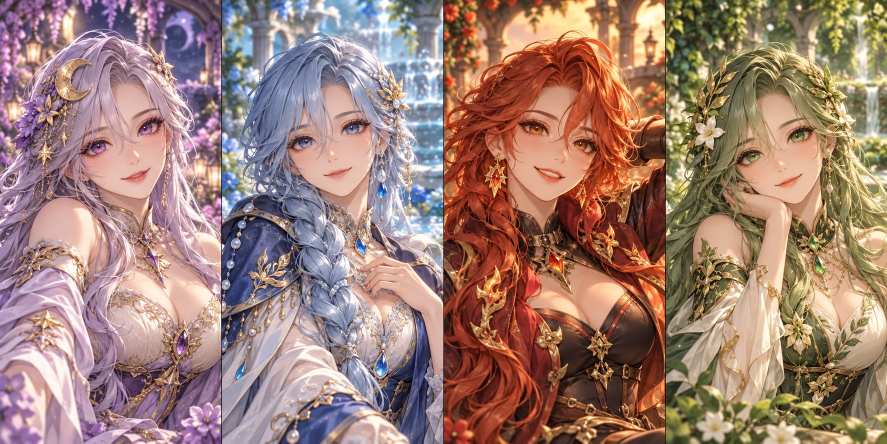
#> input picture assets/companions-v2.jpg, 1774 x 887 px, given in place of companions-v5-preview.png, which was not available (shown at 1/2 size)
$ python package-approved-partners.py
#> lines starting #> are read from the running program, lines starting #| are printed output that depends on the picture
"""Extract approved panels without repainting or changing their composition."""
from pathlib import Path
from PIL import Image

root=Path(__file__).resolve().parents[1]
assets=root/'assets'
approved=Image.open(assets/'companions-v5-preview.png').convert('RGB')
#> approved is the input picture: PIL image 1774x887 RGB; mean R, G, B 158.6, 127.2, 116.7
w,h=approved.size
#> w = 1774; h = 887
# Omit the narrow white sheet dividers; retain the complete four portraits.
boxes=[(0,0,w//2-3,h//2-3),(w//2+3,0,w,h//2-3),
       (0,h//2+3,w//2-3,h),(w//2+3,h//2+3,w,h)]
for i,box in enumerate(boxes):
    approved.crop(box).save(assets/f'partner-approved-{i}.jpg',quality=90,subsampling=2,optimize=True)
#> this loop made 4 passes
#> pass 1, `approved.crop(box).save(assets/f'partner-approved-{i}.jpg',quality=90,..`:
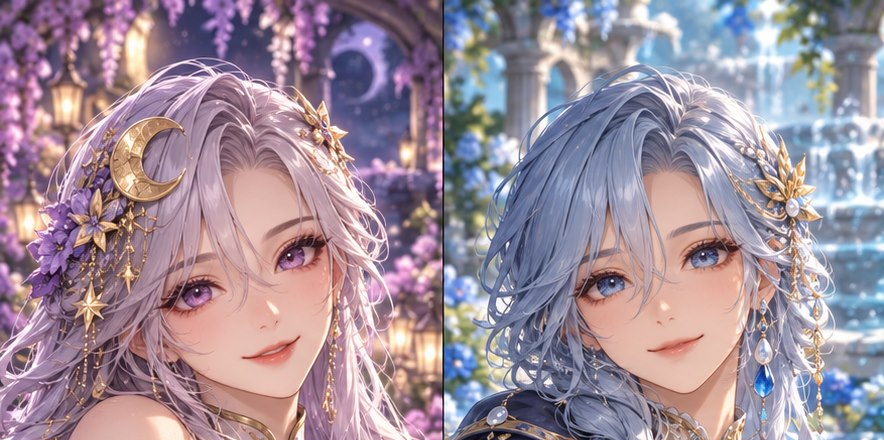
#> saved as partner-approved-0.jpg: PIL image 884x440 RGB; mean R, G, B 158.8, 141.5, 154.5
#> pass 2, `approved.crop(box).save(assets/f'partner-approved-{i}.jpg',quality=90,..`:
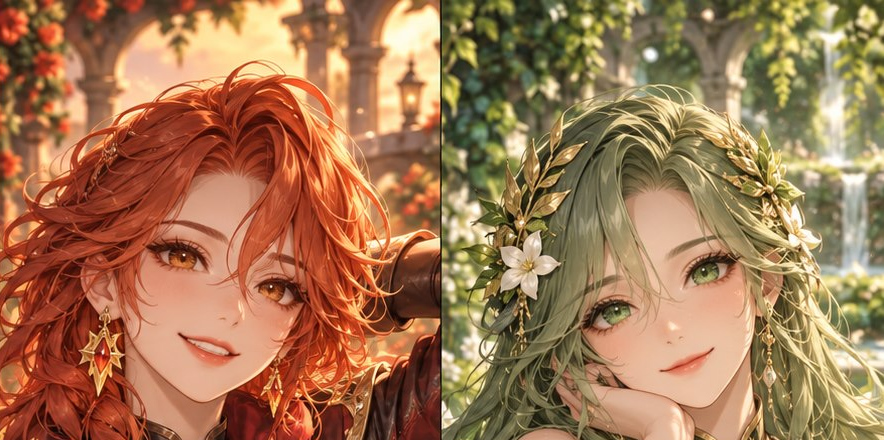
#> saved as partner-approved-1.jpg: PIL image 884x440 RGB; mean R, G, B 162.5, 119.4, 83.4
old=Image.open(assets/'companions-v3.jpg').convert('RGB')
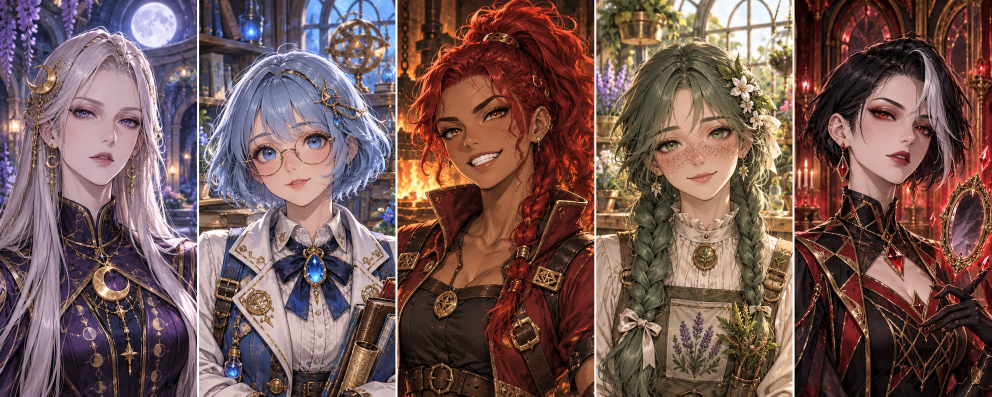
#> input picture assets/companions-v3.jpg, 1983 x 793 px (shown at 1/2 size)
#> old is the input picture: PIL image 1983x793 RGB; mean R, G, B 115.4, 87.2, 83.4
old.crop((round(old.width*4/5)+2,0,old.width,old.height)).save(assets/'partner-approved-4.jpg',quality=90,subsampling=2,optimize=True)
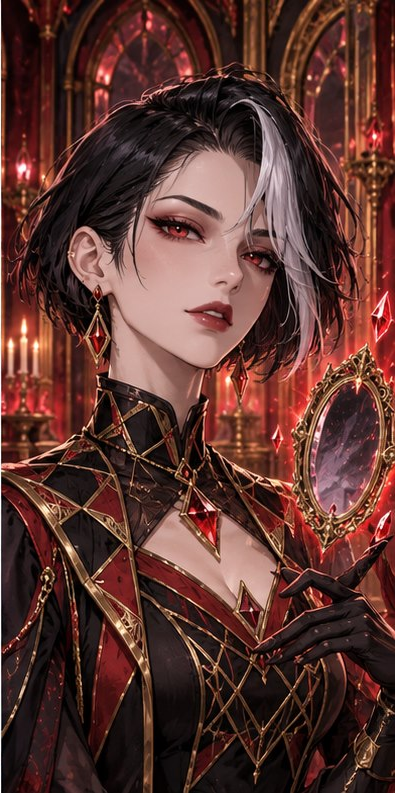
#> saved as partner-approved-4.jpg: PIL image 395x793 RGB; mean R, G, B 91.8, 53.8, 47.8
print('Prepared four approved portraits and preserved the fifth partner.')
